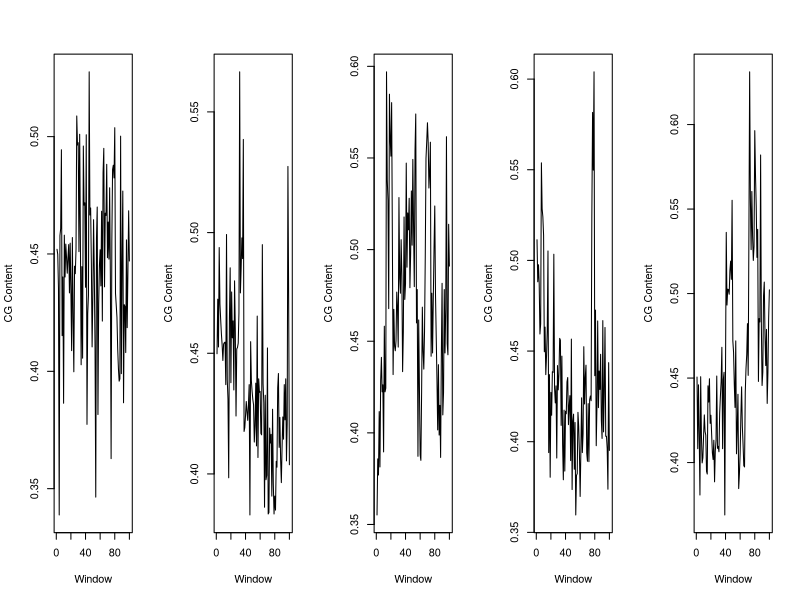
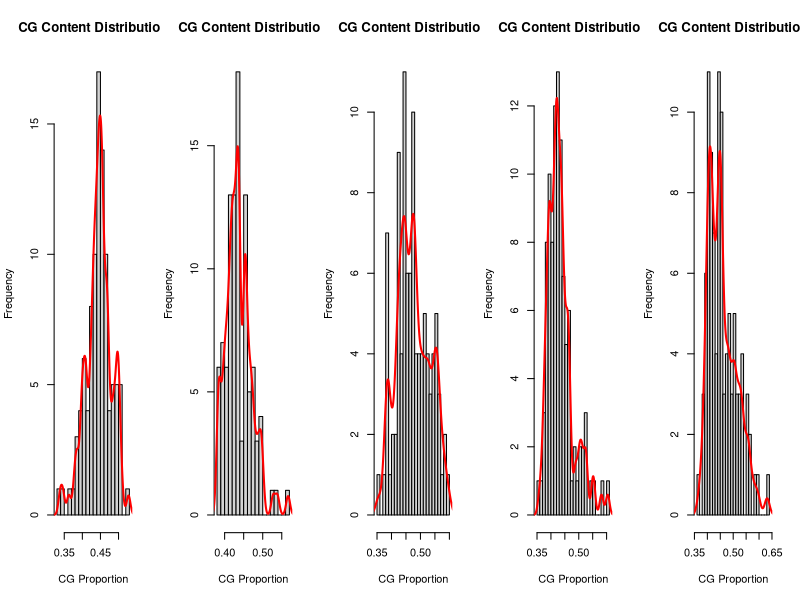

Recreate these plots in R, in order.
#===============================================================================
# INTRODUCTION            ======================================================
#===============================================================================
# Analysis will be conducted on 5 sets of data from 5 chromosomes.
# The data are in the form of 100 counts of CG bases 
# out of 5000 base windows in chromosomes.
# The objective of this analysis is to make inferences to conclude whether 
# the data in each set come from one or two different isochores. 
# A Bayesian approach is followed, taking into account expert judgement.
#===============================================================================

# Get Data

chr1 <- c(2260, 2249, 2177, 1694, 2289, 2304, 2472, 2076, 2201, 1932, 
        2290, 2201, 2271, 2243, 2209, 2243, 2270, 2167, 2273, 2172, 2044, 
        2285, 2114, 1999, 2224, 2208, 2260, 2544, 2482, 2487, 2255, 2505, 
        2278, 2014, 2223, 2028, 2480, 2354, 2359, 2179, 2504, 1887, 2123, 
        2162, 2638, 2333, 2348, 2229, 2052, 2159, 2323, 2209, 2052, 1732, 
        2284, 2350, 1908, 2144, 2225, 2259, 2182, 2341, 2107, 2423, 2475, 
        2180, 2337, 2332, 2441, 2242, 2318, 2239, 2391, 2198, 1814, 2278, 
        2430, 2439, 2412, 2519, 2166, 2141, 2115, 2048, 2006, 1979, 1984, 
        2501, 1995, 2233, 2384, 1933, 2142, 2138, 2040, 2280, 2093, 2213, 
        2342, 2235)

chr2 <- c(2249, 2362, 2263, 2469, 2352, 2320, 2290, 2267, 2235, 2269, 
        2272, 2273, 2185, 2496, 2195, 2155, 1992, 2323, 2427, 2189, 2377, 
        2282, 2317, 2174, 2400, 2300, 2120, 2259, 2262, 2271, 2334, 2833, 
        2375, 2426, 2489, 2446, 2693, 2088, 2096, 2121, 2150, 2129, 2111, 
        2145, 2185, 1915, 2274, 2193, 2171, 2154, 2143, 2066, 2100, 2188, 
        2058, 2327, 2034, 2197, 2169, 2171, 2084, 2081, 2475, 2187, 2147, 
        1931, 2163, 1988, 1997, 2261, 1917, 1920, 2095, 2064, 2082, 1954, 
        2134, 1980, 1917, 1954, 1925, 2026, 2014, 2178, 2208, 2055, 2117, 
        2030, 1982, 2056, 2118, 2072, 2185, 2112, 2197, 2027, 2104, 2637, 
        2363, 2019)

chr3 <- c(1776, 1929, 1885, 2058, 1907, 2143, 2206, 2112, 2131, 1948, 
        2291, 2112, 2122, 2985, 2690, 2634, 2339, 2924, 2805, 2755, 2901, 
        2527, 2159, 2337, 2237, 2224, 2251, 2384, 2340, 2234, 2642, 2422, 
        2381, 2527, 2428, 2167, 2275, 2589, 2364, 2407, 2736, 2452, 2600, 
        2554, 2640, 2396, 2488, 2660, 2512, 2746, 2559, 2399, 2770, 2870, 
        2300, 2391, 1936, 2308, 2128, 1940, 1925, 2108, 2343, 2223, 2174, 
        2277, 2480, 2749, 2794, 2846, 2792, 2668, 2712, 2793, 2209, 2381, 
        2218, 2368, 2503, 2619, 2378, 2262, 2145, 2008, 2186, 1994, 2075, 
        1933, 2214, 2408, 2049, 2110, 2391, 2218, 2337, 2808, 2244, 2213, 
        2569, 2455)

chr4 <- c(2557, 2441, 2488, 2435, 2297, 2325, 2769, 2642, 2620, 2569, 
        2248, 2316, 2185, 2236, 2305, 2526, 1970, 2185, 1902, 2136, 2073, 
        2193, 2191, 2517, 2148, 2107, 2154, 1955, 2210, 2143, 2187, 2285, 
        2280, 2045, 2236, 1993, 1895, 2087, 1919, 2084, 2077, 2165, 2177, 
        2047, 2099, 2127, 1948, 2283, 1868, 2057, 2076, 1924, 2053, 1798, 
        1907, 1912, 2081, 2042, 1969, 1849, 1976, 2121, 1970, 2022, 2262, 
        2104, 2177, 2211, 1969, 1946, 2105, 1945, 2116, 2126, 2113, 2623, 
        2908, 2749, 3020, 2182, 2363, 1989, 2099, 2333, 2094, 2195, 2144, 
        2241, 2059, 2009, 2334, 2027, 2135, 2315, 2015, 2015, 1981, 1869, 
        2218, 1976)
  
chr5 <- c(2253, 2041, 2230, 2082, 1904, 2254, 2084, 1999, 2014, 2080, 
        2141, 2092, 2081, 1974, 1966, 2227, 2179, 2248, 2116, 2140, 2084, 
        2029, 2009, 2066, 1943, 2034, 2065, 2256, 2042, 2048, 2032, 2146, 
        2197, 2240, 2341, 2041, 2246, 2267, 1845, 2281, 2681, 2466, 2513, 
        2512, 2498, 2568, 2596, 2542, 2776, 2360, 2326, 2230, 2163, 2360, 
        2026, 2103, 2202, 1923, 1967, 2027, 2139, 2224, 2107, 2053, 1991, 
        1987, 2208, 2278, 2319, 2411, 2258, 2683, 3156, 2783, 2630, 2802, 
        2671, 2598, 2640, 2982, 2850, 2759, 2607, 2690, 2240, 2426, 2416, 
        2910, 2411, 2228, 2268, 2494, 2534, 2375, 2287, 2394, 2175, 2267, 
        2428, 2511)

#===============================================================================
# 1. Model Specification for the data             ==============================
#===============================================================================
# A Binomial Model is chosen for the data as the #of CG bases can be interpreted
# as #of successes in 5000 trials.
#===============================================================================
#===============================================================================
# 2. Model Specification
# - chosen prior is jeffreys prior for Beta - Beta(0.5, 0.5)
#===============================================================================
# M_1 - In the one isochore case the most fitting model is Binomial(n,theta)
# The term sum n choose xi is common for both models, thus will be omitted


Model_1 <- function(chromosome,
                    a = 0.5,
                    b = 0.5,
                    n = 5000) {
  l <- length(chromosome)
  S <- sum(chromosome)
  LogEv1 <- lbeta(a + S, b + (n * l) - S) - lbeta(a, b)
  
}

# M_2 - in the two isochores case the most fitting model is the mixture of two
# Binomials with n=5000 and theta_1 for i<=t,
# theta_2 for i>t the probabilities of CG in each isochore (t the change point)
# For the change point t we assume a Uniform(1,l)

Model_2 <- function(chromosome,
                    a = 0.5,
                    b = 0.5,
                    n = 5000) {
  l <- length(chromosome)
  l_1 <- l - 1
  
  S_total <- sum(chromosome)
  cum_chr <- cumsum(chromosome)
  
  logpr_t <- numeric(l_1)   # log p(data | t)
  
  for (t in 1:l_1) {
    # segment 1
    S1 <- cum_chr[t]
    T1 <- n * t
    
    # segment 2
    S2 <- S_total - S1
    T2 <- n * (l - t)
    
    
    logpr_t[t] <-
      (lbeta(a + S1, b + T1 - S1) - lbeta(a, b)) +
      (lbeta(a + S2, b + T2 - S2) - lbeta(a, b))
  }
  
  # Uniform prior for change point
  lprior_t <- log(1 / l_1)
  
  # log-sum-exp for numeric stability
  m <- max(logpr_t + lprior_t)  #the prior is uniform, does not affect the max
  LogEv2 <- m + log(sum(exp(logpr_t + lprior_t - m)))
  
}



#===============================================================================
# 3. Model Selection - Prior specification        ==============================
#===============================================================================
# The model prior chosen is Discrete_Uniform (1,2)


Model_Selection <- function(chromosome,
                            prior_M1 = 0.5,
                            prior_M2 = 0.5) {
  #Evidence for each Model
  LogEv1 <- Model_1(chromosome)
  LogEv2 <- Model_2(chromosome)
  
  #Calculation of Posterior Model probabilities
  Post_prob_M1 <- 1 / (1 + exp(LogEv2 - LogEv1))
  Post_prob_M2 <- 1 - Post_prob_M1
  
  inference <- sprintf(
    "Model 1 has posterior probability %.3f, while Model 2 has %.3f",
    Post_prob_M1,
    Post_prob_M2
  )
  inference
}


#===============================================================================
# 4. Results - Inferences              =========================================
#===============================================================================

data <- list(chr1, chr2, chr3, chr4, chr5)

lapply(data, Model_Selection)


#===============================================================================
# Further Analysis                     =========================================
#===============================================================================

par(mfcol = c(1, 5))
plots <- function(chromosome) {
  CG_content <- chromosome / 5000
  
  plot(CG_content,
       type = "l",
       xlab = "Window",
       ylab = "CG Content")
}



lapply(data, plots)




# Bayes factor - calculation of the logarithm for numeric stability

log_BF <- function(chromosome) {
  log_BF <- Model_2(chromosome) - Model_1(chromosome)
  
}

lapply(data, log_BF)




# Data histogram

data_hist <- function(chromosome) {
  hist(
    chromosome / 5000,
    main = "CG Content Distribution",
    xlab = "CG Proportion",
    col = "lightgrey",
    breaks = 20
  )
  lines(density(chromosome / 5000, adjust = 0.5),
        col = 'red',
        lwd = 2)
}

lapply(data, data_hist)
